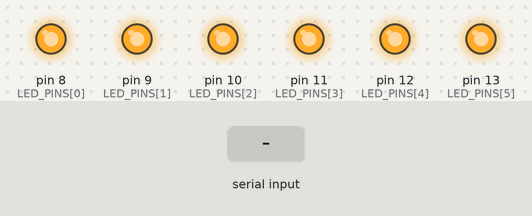
Bench run of a sketch on a simulated Arduino Uno, built with avr-gcc and run on an emulated ATmega328P. Parts: output pins drawn as LEDs (lit = HIGH). Inputs (shaded band) come from the test bench. What the sketch prints to the serial monitor is not drawn.

Above: at 0.1 s.
At 1.7 s:
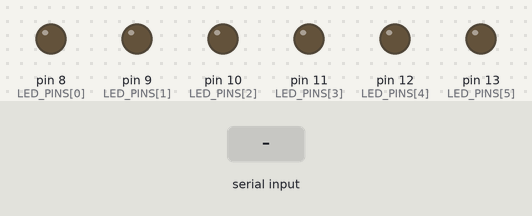
1.8 s: "help\n" received over Serial
3.4 s: "led \n" received over Serial
4.9 s: "reset\n" received over Serial
Timing chart, 0 to 7.9 s (numbered marks = the images above; inputs shaded):
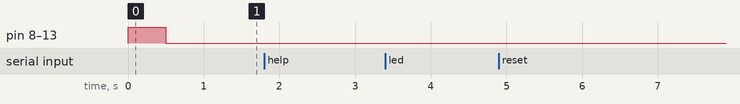

Measured:
- after the input at 1.8 s, every drawn part: stays the same
- after the input at 3.4 s, every drawn part: stays the same
- after the input at 4.9 s, every drawn part: stays the same

The sketch:

firmware-led-controller.ino
```cpp
#include <Wire.h>

const int I2C_ADDR = 8;
const int LED_PINS [] = { 8, 9, 10, 11, 12, 13 };
const int LED_COUNT = sizeof(LED_PINS) / sizeof(int);

// Input buffers
String i2c_buff = "";
String serial_buff = "";

void setup() {
    // Configure pins
    for(int i = 0; i < LED_COUNT; i++)
        pinMode(LED_PINS[i], OUTPUT);

    // Set-up serial for debugging
    Serial.begin(9600);

    // Set-up i2c
    Wire.begin(I2C_ADDR);
    Wire.onReceive(onI2cReceive);

    // LED startup procedure
    setLeds(HIGH);
    delay(500);
    setLeds(LOW);
}

void loop() {
    delay(100);
}

/**
 * Interrupt on i2c data receive, sinks to command buffer.
 */
void onI2cReceive(int count) {
    // Sink i2c input to buffer
    while(Wire.available()) {
        int b = Wire.read();
        if(b == 0)
            continue;
        i2c_buff += (char) b;
    }

    // Handle i2c commands
    processBuffer(&i2c_buff);
}

/**
 * Interrupt on serial event, sinks input to command buffer.
 */
void serialEvent() {
    // Sink serial input to buffer
    while(Serial.available()) {
        int b = Serial.read();
        if(b == 0)
            continue;
        serial_buff += (char) b;
    }

    // Handle serial commands
    processBuffer(&serial_buff);
}

/**
 * Invoke all commands in the given buffer.
 * Any invoked command is trimmed from the buffer.
 */
void processBuffer(String* buff) {
    int i;
    while((i = (*buff).indexOf('\n')) > -1) {
        onCommand((*buff).substring(0, i));
        (*buff).remove(0, i + 1);
    }
}

/**
 * Invoke the given command.
 */
void onCommand(String cmd) {
    // Debug received command
    Serial.println("CMD: '" + cmd + "'");

    // Handle commands
    if(cmd == "help") {
        Serial.println("HELP:");
        Serial.println("- help: show help");
        Serial.println("- led reset: reset all LEDs");
        Serial.println("- led <INDEX> <LEVEL>: set LED level");
    } else if(cmd.startsWith("led "))
        onLedCommand(cmd.substring(4));
    else
        Serial.println("CMD '" + cmd + "' is unknown, use 'help'");
}

/**
 * Invoke the given LED command.
 */
void onLedCommand(String cmd) {
    if(cmd == "reset")
        setLeds(LOW);
    else
        setLed(cmd[0] - '0', cmd[2] - '0');
}

void setLed(int i, bool level) {
    digitalWrite(LED_PINS[i], level);
}

void setLeds(bool level) {
    for(int i = 0; i < LED_COUNT; i++)
        setLed(i, level);
}
```
